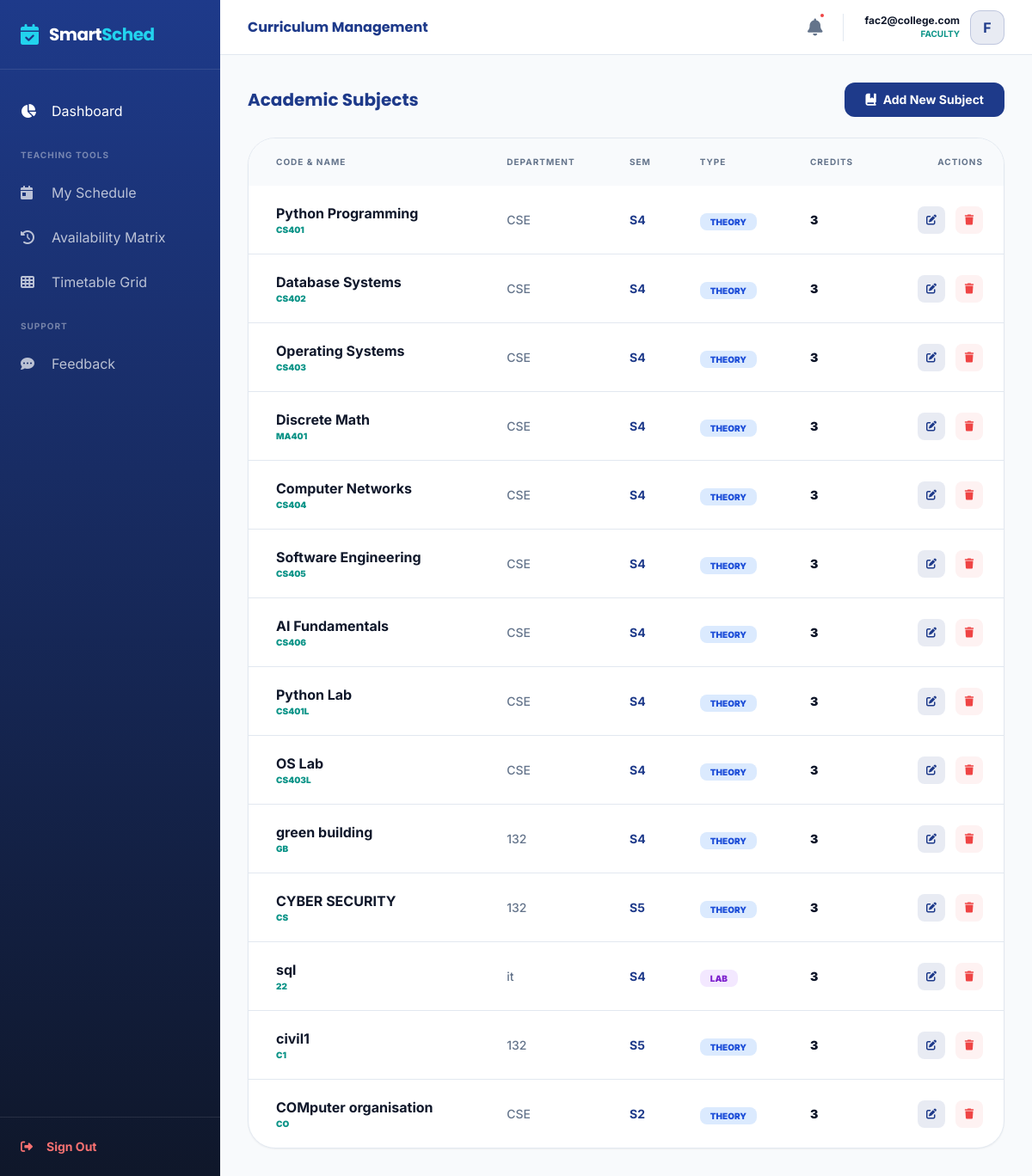
The page /core/subjects/ (signed in) on the database its author committed.
### accounts/models.py (models this page shows, shortened)
class User(AbstractUser):
    ADMIN = 'admin'
    FACULTY = 'faculty'
    ROLE_CHOICES = [
        (ADMIN, 'Admin/HOD'),
        (FACULTY, 'Faculty/User'),
    ]
    username = None
    email = models.EmailField(unique=True)
    role = models.CharField(max_length=10, choices=ROLE_CHOICES, default=FACULTY)
    profile_picture = models.ImageField(upload_to='profiles/', null=True, blank=True)
    is_verified = models.BooleanField(default=False)
    login_count = models.PositiveIntegerField(default=0)
    USERNAME_FIELD = 'email'
    REQUIRED_FIELDS = []
    objects = CustomUserManager()

### core/models.py (models this page shows, shortened)
class Subject(models.Model):
    SUBJECT_TYPES = [('theory', 'Theory'), ('lab', 'Laboratory')]
    name = models.CharField(max_length=100)
    code = models.CharField(max_length=20, unique=True)
    department = models.ForeignKey(Department, on_delete=models.CASCADE)
    semester = models.ForeignKey(Semester, on_delete=models.CASCADE)
    subject_type = models.CharField(max_length=10, choices=SUBJECT_TYPES, default='theory')
    credit_hours = models.PositiveIntegerField(default=3)
    classes_per_week = models.PositiveIntegerField(default=3)

class Department(models.Model):
    name = models.CharField(max_length=100, unique=True)
    code = models.CharField(max_length=10, unique=True) # e.g., CSE, MECH
    created_at = models.DateTimeField(auto_now_add=True)

class Semester(models.Model):
    number = models.PositiveSmallIntegerField() # 1 to 8
    academic_year = models.CharField(max_length=20) # e.g., 2025-2026

### core/views.py (the view)
# urls.py: path('subjects/', views.SubjectListView.as_view(), name='subject_list'),
class SubjectListView(LoginRequiredMixin, ListView):
    model = Subject
    template_name = 'core/subject_list.html'
    context_object_name = 'subjects'

### templates/core/subject_list.html (shortened to what this page needs)
{% extends 'base_dashboard.html' %}
{% block header_title %}Curriculum Management{% endblock %}
{% block content %}
<div class="space-y-6 fade-in-up">
    <div class="flex justify-between items-center">
        <h2 class="font-display text-xl font-bold text-primary">Academic Subjects</h2>
        <a href="{% url 'subject_add' %}" class="btn-glow bg-primary text-white px-6 py-2.5 rounded-xl text-sm font-bold flex items-center gap-2">
            <i class="fa-solid fa-book-bookmark"></i> Add New Subject
        </a>
    </div>
    <div class="bg-white rounded-[32px] border border-borderSubtle shadow-sm overflow-hidden">
        <table class="w-full text-left">
            <thead class="bg-bgSoft text-textGray text-[10px] font-bold uppercase tracking-widest">
                <tr>
                    <th class="px-8 py-5">Code & Name</th>
                    <th class="px-6 py-5">Department</th>
                    <th class="px-6 py-5">Sem</th>
                    <th class="px-6 py-5">Type</th>
                    <th class="px-6 py-5">Credits</th>
                    <th class="px-6 py-5 text-right">Actions</th>
                </tr>
            </thead>
            <tbody class="divide-y divide-borderSubtle">
                {% for subject in subjects %}
                <tr class="hover:bg-bgSoft/30 transition-colors group">
                    <td class="px-8 py-5">
                        <p class="font-bold text-textDark">{{ subject.name }}</p>
                        <p class="text-[10px] font-black text-secondary uppercase">{{ subject.code }}</p>
                    </td>
                    <td class="px-6 py-5 text-sm font-medium text-textGray">{{ subject.department.code }}</td>
                    <td class="px-6 py-5 text-sm font-bold text-primary">S{{ subject.semester.number }}</td>
                    <td class="px-6 py-5">
                        <span class="px-3 py-1 rounded-lg text-[10px] font-black uppercase {% if subject.subject_type == 'theory' %}bg-blue-100 text-blue-700{% else %}bg-purple-100 text-purple-700{% endif %}">
                            {{ subject.subject_type }}
                        </span>
                    </td>
                    <td class="px-6 py-5 text-sm font-black text-textDark">{{ subject.credit_hours }}</td>
                    <td class="px-6 py-5 text-right">
                        <div class="flex justify-end gap-3">
                            <a href="{% url 'subject_edit' subject.pk %}"
                               class="w-8 h-8 bg-primary/10 text-primary rounded-lg flex items-center justify-center hover:bg-primary hover:text-white transition-all"
                               title="Edit Subject">
                                <i class="fa-solid fa-pen-to-square text-xs"></i>
                            </a>
                            <a href="{% url 'subject_delete' subject.pk %}"
                               class="w-8 h-8 bg-red-50 text-red-500 rounded-lg flex items-center justify-center hover:bg-red-500 hover:text-white transition-all"
                               title="Delete Subject">
                                <i class="fa-solid fa-trash text-xs"></i>
                            </a>
                        </div>
                    </td>
                </tr>
                {% empty %}
                <tr>
                    <td colspan="6" class="px-6 py-20 text-center text-textGray font-medium italic">No subjects registered yet.</td>
                </tr>
                {% endfor %}
            </tbody>
        </table>
    </div>
</div>
{% endblock %}

### templates/base_dashboard.html (shortened to what this page needs)
{% load static %}
<!DOCTYPE html>
<html lang="en">
<head>
    <script src="https://cdn.tailwindcss.com"></script>
    <link rel="stylesheet" href="https://cdnjs.cloudflare.com/ajax/libs/font-awesome/6.4.0/css/all.min.css">
</head>
<body class="bg-bgSoft font-sans text-textDark">
    <aside class="fixed inset-y-0 left-0 w-64 sidebar-gradient text-white hidden md:flex flex-col z-50">
        <div class="p-6 border-b border-white/10">
            <a href="/" class="flex items-center gap-3">
                <i class="fa-solid fa-calendar-check text-highlight text-2xl"></i>
                <span class="font-display text-xl font-bold tracking-tight">Smart<span
                        class="text-highlight">Sched</span></span>
            </a>
        </div>
        <nav class="flex-grow py-6 space-y-1">
            <a href="{% if user.role == 'admin' %}{% url 'admin_dashboard' %}{% else %}{% url 'user_dashboard' %}{% endif %}"
                class="flex items-center gap-4 px-6 py-3 hover:bg-white/5 transition-all {% if 'dashboard' in request.path %}nav-active{% endif %}">
                <i class="fa-solid fa-chart-pie w-5"></i> Dashboard
            </a>
            {% if user.role == 'admin' %}
            <div class="px-6 pt-4 pb-2 text-[10px] font-bold text-white/40 uppercase tracking-widest">Academic Core
            </div>
            <div class="px-6 pt-4 pb-2 text-[10px] font-bold text-white/40 uppercase tracking-widest">Academic Core
            </div>
            <a href="{% url 'department_list' %}"
                class="flex items-center gap-4 px-6 py-3 hover:bg-white/5 transition-all text-white/70 {% if 'department' in request.path %}nav-active{% endif %}">
                <i class="fa-solid fa-sitemap w-5"></i> Departments
            </a>
            <a href="{% url 'semester_add' %}"
                class="flex items-center gap-4 px-6 py-3 hover:bg-white/5 transition-all text-white/70 {% if 'semester' in request.path %}nav-active{% endif %}">
                <i class="fa-solid fa-layer-group w-5"></i> Semesters
            </a>
            <a href="{% url 'section_add' %}"
                class="flex items-center gap-4 px-6 py-3 hover:bg-white/5 transition-all text-white/70 {% if 'section' in request.path %}nav-active{% endif %}">
                <i class="fa-solid fa-users-rectangle w-5"></i> Sections
            </a>
            <a href="{% url 'classroom_list' %}"
                class="flex items-center gap-4 px-6 py-3 hover:bg-white/5 transition-all text-white/70 {% if 'classroom' in request.path %}nav-active{% endif %}">
                <i class="fa-solid fa-door-open w-5"></i> Classrooms
            </a>
            <a href="{% url 'subject_list' %}"
                class="flex items-center gap-4 px-6 py-3 hover:bg-white/5 transition-all text-white/70 {% if 'subject' in request.path %}nav-active{% endif %}">
                <i class="fa-solid fa-book w-5"></i> Subjects
            </a>
            <div class="px-6 pt-4 pb-2 text-[10px] font-bold text-white/40 uppercase tracking-widest">Planning</div>
            <a href="{% url 'faculty_list' %}"
                class="flex items-center gap-4 px-6 py-3 hover:bg-white/5 transition-all text-white/70 {% if 'faculty' in request.path %}nav-active{% endif %}">
                <i class="fa-solid fa-user-tie w-5"></i> Faculty
            </a>
            <a href="{% url 'generate_timetable' %}"
                class="flex items-center gap-4 px-6 py-3 hover:bg-white/5 transition-all text-white/70 {% if 'generate' in request.path %}nav-active{% endif %}">
                <i class="fa-solid fa-wand-magic-sparkles w-5"></i> Scheduler
            </a>
            {% else %}
            <div class="px-6 pt-4 pb-2 text-[10px] font-bold text-white/40 uppercase tracking-widest">Teaching Tools
            </div>
            <a href="{% url 'user_dashboard' %}"
                class="flex items-center gap-4 px-6 py-3 hover:bg-white/5 transition-all text-white/70 {% if 'user_dashboard' in request.resolver_match.url_name %}nav-active{% endif %}">
                <i class="fa-solid fa-calendar-day w-5"></i> My Schedule
            </a>
            <a href="{% url 'faculty_availability' %}"
                class="flex items-center gap-4 px-6 py-3 hover:bg-white/5 transition-all text-white/70 {% if 'availability' in request.path %}nav-active{% endif %}">
                <i class="fa-solid fa-clock-rotate-left w-5"></i> Availability Matrix
            </a>
            {% endif %}
            <a href="{% url 'timetable_view' %}"
                class="flex items-center gap-4 px-6 py-3 hover:bg-white/5 transition-all text-white/70 {% if 'view' in request.path and 'timetable' in request.path %}nav-active{% endif %}">
                <i class="fa-solid fa-table-cells w-5"></i> Timetable Grid
            </a>
            <div class="px-6 pt-4 pb-2 text-[10px] font-bold text-white/40 uppercase tracking-widest">Support</div>
            <a href="{% if user.role == 'admin' %}{% url 'admin_feedback_list' %}{% else %}{% url 'feedback_create' %}{% endif %}"
                class="flex items-center gap-4 px-6 py-3 hover:bg-white/5 transition-all text-white/70 {% if 'feedback' in request.path %}nav-active{% endif %}">
                <i class="fa-solid fa-comment-dots w-5"></i> Feedback
            </a>
        </nav>
        <div class="p-6 border-t border-white/10">
            <a href="{% url 'logout' %}"
                class="flex items-center gap-4 text-red-400 hover:text-red-300 text-sm font-bold transition-colors">
                <i class="fa-solid fa-right-from-bracket"></i> Sign Out
            </a>
        </div>
    </aside>
    <div class="md:ml-64 flex flex-col min-h-screen">
        <header
            class="h-16 bg-white border-b border-borderSubtle flex items-center justify-between px-8 sticky top-0 z-40">
            <h1 class="font-display font-bold text-primary">{% block header_title %}System Overview{% endblock %}</h1>
            <div class="flex items-center gap-6">
                <a href="{% url 'notification_list' %}"
                    class="relative text-textGray hover:text-primary transition-colors">
                    <i class="fa-solid fa-bell text-xl"></i>
                    {% if user.notifications.all %}
                    {% if not user.notifications.first.is_read %}
                    <span class="absolute -top-1 -right-1 w-2 h-2 bg-red-500 rounded-full border-2 border-white"></span>
                    {% endif %}
                    {% endif %}
                </a>
                <div class="flex items-center gap-3">
                    <div class="text-right hidden sm:block">
                        <p class="text-xs font-bold text-textDark">{{ user.email }}</p>
                        <p class="text-[10px] font-bold text-secondary uppercase">{{ user.role }}</p>
                    </div>
                    <div
                        class="w-10 h-10 bg-primary/10 rounded-xl flex items-center justify-center text-primary font-bold border border-primary/20">
                        {{ user.email|slice:":1"|upper }}
                    </div>
                </div>
            </div>
        </header>
        <main class="p-8">
            {% block content %}{% endblock %}
        </main>
    </div>
</body>
</html>

### templates/base_dashboard.html (style rules this page uses)
.sidebar-gradient { background: linear-gradient(180deg, #1E3A8A 0%, #0F172A 100%); }
.fade-in-up { animation: fadeInUp 0.5s ease-out forwards; }

### rows shown on the page
User: email "fac2@college.com", role "FACULTY", email "F"
Subject: name "Python Programming", code "CS401", department.code "CSE", semester.number "4", subject_type "THEORY", credit_hours "3"
Subject: name "Database Systems", code "CS402", department.code "CSE", semester.number "4", subject_type "THEORY", credit_hours "3"
Subject: name "Operating Systems", code "CS403", department.code "CSE", semester.number "4", subject_type "THEORY", credit_hours "3"
Subject: name "Discrete Math", code "MA401", department.code "CSE", semester.number "4", subject_type "THEORY", credit_hours "3"
Subject: name "Computer Networks", code "CS404", department.code "CSE", semester.number "4", subject_type "THEORY", credit_hours "3"
Subject: name "Software Engineering", code "CS405", department.code "CSE", semester.number "4", subject_type "THEORY", credit_hours "3"
Subject: name "AI Fundamentals", code "CS406", department.code "CSE", semester.number "4", subject_type "THEORY", credit_hours "3"
Subject: name "Python Lab", code "CS401L", department.code "CSE", semester.number "4", subject_type "THEORY", credit_hours "3"
Subject: name "OS Lab", code "CS403L", department.code "CSE", semester.number "4", subject_type "THEORY", credit_hours "3"
Subject: name "green building", code "GB", department.code "132", semester.number "4", subject_type "THEORY", credit_hours "3"
Subject: name "CYBER SECURITY", code "CS", department.code "132", semester.number "5", subject_type "THEORY", credit_hours "3"
Subject: name "sql", code "22", department.code "it", semester.number "4", subject_type "LAB", credit_hours "3"
Subject: name "civil1", code "C1", department.code "132", semester.number "5", subject_type "THEORY", credit_hours "3"
Subject: name "COMputer organisation", code "CO", department.code "CSE", semester.number "2", subject_type "THEORY", credit_hours "3"
